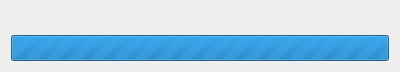
<?xml version="1.0" encoding="UTF-8"?>
<ui version="4.0">
 <class>ImportProgress</class>
 <widget class="QDialog" name="ImportProgress">
  <property name="geometry">
   <rect>
    <x>0</x>
    <y>0</y>
    <width>400</width>
    <height>70</height>
   </rect>
  </property>
  <property name="font">
   <font>
    <family>微软雅黑</family>
    <pointsize>10</pointsize>
   </font>
  </property>
  <property name="windowTitle">
   <string>Importing</string>
  </property>
  <property name="modal">
   <bool>true</bool>
  </property>
  <layout class="QVBoxLayout" name="verticalLayout">
   <item>
    <widget class="QLabel" name="label">
     <property name="text">
      <string/>
     </property>
    </widget>
   </item>
   <item>
    <widget class="QProgressBar" name="progressBar">
     <property name="maximum">
      <number>0</number>
     </property>
     <property name="value">
      <number>-1</number>
     </property>
     <property name="textVisible">
      <bool>false</bool>
     </property>
    </widget>
   </item>
  </layout>
 </widget>
 <resources/>
 <connections/>
</ui>
